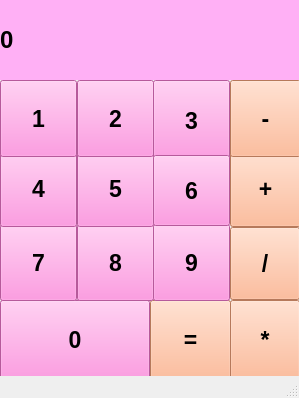
<?xml version="1.0" encoding="UTF-8"?>
<ui version="4.0">
 <class>MainWindow</class>
 <widget class="QMainWindow" name="MainWindow">
  <property name="geometry">
   <rect>
    <x>0</x>
    <y>0</y>
    <width>299</width>
    <height>398</height>
   </rect>
  </property>
  <property name="windowTitle">
   <string>Calculater</string>
  </property>
  <widget class="QWidget" name="centralwidget">
   <widget class="QLabel" name="label">
    <property name="geometry">
     <rect>
      <x>0</x>
      <y>0</y>
      <width>300</width>
      <height>80</height>
     </rect>
    </property>
    <property name="font">
     <font>
      <family>Tahoma</family>
      <pointsize>18</pointsize>
      <weight>75</weight>
      <bold>true</bold>
     </font>
    </property>
    <property name="styleSheet">
     <string notr="true">background-color: rgb(255, 176, 245);</string>
    </property>
    <property name="text">
     <string>0</string>
    </property>
    <property name="margin">
     <number>12</number>
    </property>
   </widget>
   <widget class="QPushButton" name="null1">
    <property name="geometry">
     <rect>
      <x>0</x>
      <y>300</y>
      <width>150</width>
      <height>80</height>
     </rect>
    </property>
    <property name="font">
     <font>
      <pointsize>17</pointsize>
      <weight>75</weight>
      <bold>true</bold>
     </font>
    </property>
    <property name="styleSheet">
     <string notr="true">background-color: rgb(255, 126, 217);</string>
    </property>
    <property name="text">
     <string>0</string>
    </property>
   </widget>
   <widget class="QPushButton" name="justice">
    <property name="geometry">
     <rect>
      <x>150</x>
      <y>300</y>
      <width>81</width>
      <height>80</height>
     </rect>
    </property>
    <property name="font">
     <font>
      <pointsize>17</pointsize>
      <weight>75</weight>
      <bold>true</bold>
     </font>
    </property>
    <property name="styleSheet">
     <string notr="true">background-color: rgb(255, 170, 127);</string>
    </property>
    <property name="text">
     <string>=</string>
    </property>
   </widget>
   <widget class="QPushButton" name="num7">
    <property name="geometry">
     <rect>
      <x>0</x>
      <y>224</y>
      <width>77</width>
      <height>77</height>
     </rect>
    </property>
    <property name="font">
     <font>
      <pointsize>17</pointsize>
      <weight>75</weight>
      <bold>true</bold>
     </font>
    </property>
    <property name="styleSheet">
     <string notr="true">background-color: rgb(255, 126, 217);</string>
    </property>
    <property name="text">
     <string>7</string>
    </property>
   </widget>
   <widget class="QPushButton" name="num4">
    <property name="geometry">
     <rect>
      <x>0</x>
      <y>150</y>
      <width>77</width>
      <height>77</height>
     </rect>
    </property>
    <property name="font">
     <font>
      <pointsize>17</pointsize>
      <weight>75</weight>
      <bold>true</bold>
     </font>
    </property>
    <property name="styleSheet">
     <string notr="true">background-color: rgb(255, 126, 217);</string>
    </property>
    <property name="text">
     <string>4</string>
    </property>
   </widget>
   <widget class="QPushButton" name="num1">
    <property name="geometry">
     <rect>
      <x>0</x>
      <y>80</y>
      <width>77</width>
      <height>77</height>
     </rect>
    </property>
    <property name="font">
     <font>
      <pointsize>17</pointsize>
      <weight>75</weight>
      <bold>true</bold>
     </font>
    </property>
    <property name="styleSheet">
     <string notr="true">background-color: rgb(255, 126, 217);</string>
    </property>
    <property name="text">
     <string>1</string>
    </property>
   </widget>
   <widget class="QPushButton" name="num8">
    <property name="geometry">
     <rect>
      <x>77</x>
      <y>224</y>
      <width>77</width>
      <height>77</height>
     </rect>
    </property>
    <property name="font">
     <font>
      <pointsize>17</pointsize>
      <weight>75</weight>
      <bold>true</bold>
     </font>
    </property>
    <property name="styleSheet">
     <string notr="true">background-color: rgb(255, 126, 217);</string>
    </property>
    <property name="text">
     <string>8</string>
    </property>
   </widget>
   <widget class="QPushButton" name="num5">
    <property name="geometry">
     <rect>
      <x>77</x>
      <y>150</y>
      <width>77</width>
      <height>77</height>
     </rect>
    </property>
    <property name="font">
     <font>
      <pointsize>17</pointsize>
      <weight>75</weight>
      <bold>true</bold>
     </font>
    </property>
    <property name="styleSheet">
     <string notr="true">background-color: rgb(255, 126, 217);</string>
    </property>
    <property name="text">
     <string>5</string>
    </property>
   </widget>
   <widget class="QPushButton" name="num2">
    <property name="geometry">
     <rect>
      <x>77</x>
      <y>80</y>
      <width>77</width>
      <height>77</height>
     </rect>
    </property>
    <property name="font">
     <font>
      <pointsize>17</pointsize>
      <weight>75</weight>
      <bold>true</bold>
     </font>
    </property>
    <property name="styleSheet">
     <string notr="true">background-color: rgb(255, 126, 217);</string>
    </property>
    <property name="text">
     <string>2</string>
    </property>
   </widget>
   <widget class="QPushButton" name="num3">
    <property name="geometry">
     <rect>
      <x>153</x>
      <y>80</y>
      <width>77</width>
      <height>81</height>
     </rect>
    </property>
    <property name="font">
     <font>
      <pointsize>17</pointsize>
      <weight>75</weight>
      <bold>true</bold>
     </font>
    </property>
    <property name="styleSheet">
     <string notr="true">background-color: rgb(255, 126, 217);</string>
    </property>
    <property name="text">
     <string>3</string>
    </property>
   </widget>
   <widget class="QPushButton" name="plus">
    <property name="geometry">
     <rect>
      <x>230</x>
      <y>150</y>
      <width>71</width>
      <height>77</height>
     </rect>
    </property>
    <property name="font">
     <font>
      <pointsize>17</pointsize>
      <weight>75</weight>
      <bold>true</bold>
     </font>
    </property>
    <property name="styleSheet">
     <string notr="true">background-color: rgb(255, 170, 127);</string>
    </property>
    <property name="text">
     <string>+</string>
    </property>
   </widget>
   <widget class="QPushButton" name="num9">
    <property name="geometry">
     <rect>
      <x>153</x>
      <y>224</y>
      <width>77</width>
      <height>77</height>
     </rect>
    </property>
    <property name="font">
     <font>
      <pointsize>17</pointsize>
      <weight>75</weight>
      <bold>true</bold>
     </font>
    </property>
    <property name="styleSheet">
     <string notr="true">background-color: rgb(255, 126, 217);</string>
    </property>
    <property name="text">
     <string>9</string>
    </property>
   </widget>
   <widget class="QPushButton" name="num6">
    <property name="geometry">
     <rect>
      <x>153</x>
      <y>155</y>
      <width>77</width>
      <height>71</height>
     </rect>
    </property>
    <property name="font">
     <font>
      <pointsize>17</pointsize>
      <weight>75</weight>
      <bold>true</bold>
     </font>
    </property>
    <property name="styleSheet">
     <string notr="true">background-color: rgb(255, 126, 217);</string>
    </property>
    <property name="text">
     <string>6</string>
    </property>
   </widget>
   <widget class="QPushButton" name="exactly">
    <property name="geometry">
     <rect>
      <x>230</x>
      <y>227</y>
      <width>70</width>
      <height>73</height>
     </rect>
    </property>
    <property name="font">
     <font>
      <pointsize>17</pointsize>
      <weight>75</weight>
      <bold>true</bold>
     </font>
    </property>
    <property name="styleSheet">
     <string notr="true">background-color: rgb(255, 170, 127);</string>
    </property>
    <property name="text">
     <string>/</string>
    </property>
   </widget>
   <widget class="QPushButton" name="minus">
    <property name="geometry">
     <rect>
      <x>230</x>
      <y>80</y>
      <width>71</width>
      <height>77</height>
     </rect>
    </property>
    <property name="font">
     <font>
      <pointsize>17</pointsize>
      <weight>75</weight>
      <bold>true</bold>
     </font>
    </property>
    <property name="styleSheet">
     <string notr="true">background-color: rgb(255, 170, 127);</string>
    </property>
    <property name="text">
     <string>-</string>
    </property>
   </widget>
   <widget class="QPushButton" name="multiplication">
    <property name="geometry">
     <rect>
      <x>230</x>
      <y>300</y>
      <width>70</width>
      <height>79</height>
     </rect>
    </property>
    <property name="font">
     <font>
      <pointsize>17</pointsize>
      <weight>75</weight>
      <bold>true</bold>
     </font>
    </property>
    <property name="styleSheet">
     <string notr="true">background-color: rgb(255, 170, 127);</string>
    </property>
    <property name="text">
     <string>*</string>
    </property>
   </widget>
  </widget>
  <widget class="QStatusBar" name="statusbar"/>
 </widget>
 <resources/>
 <connections/>
</ui>
